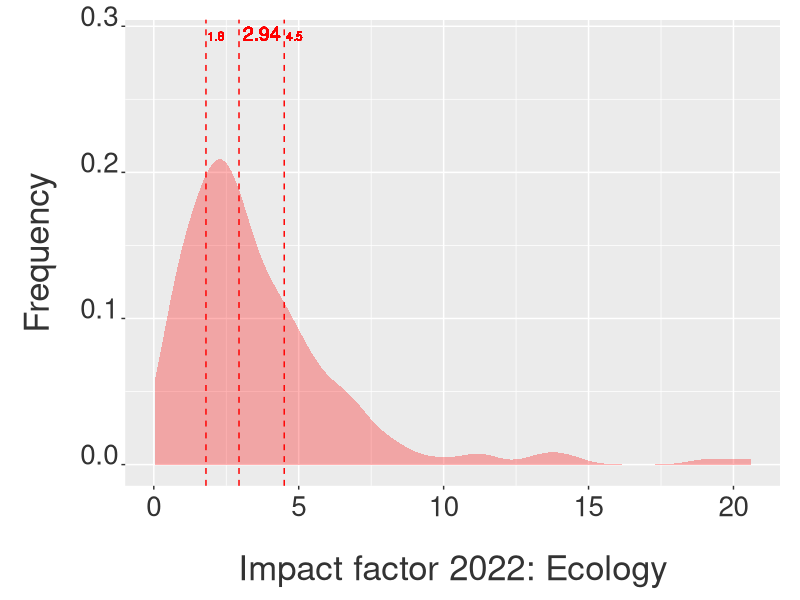
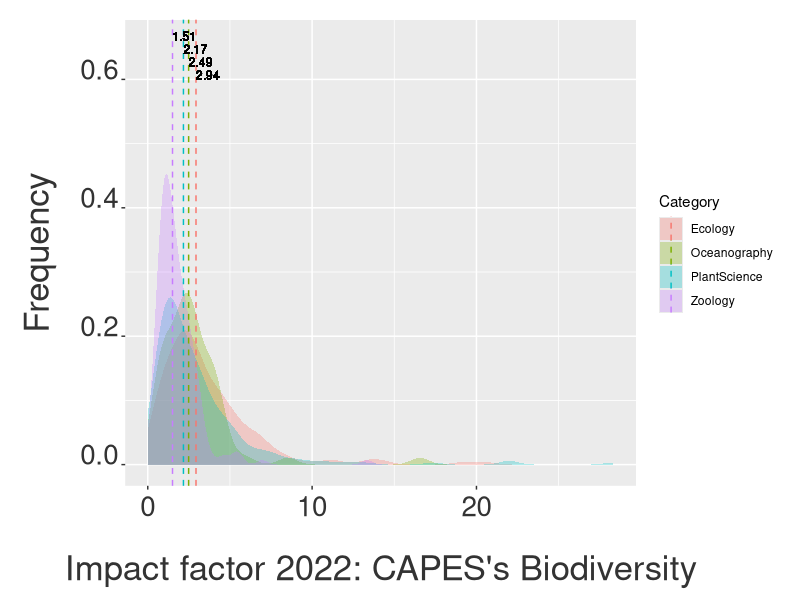

Generate these figures, in order, with R:
## ---- chunk 1
knitr::opts_chunk$set(echo = TRUE)

knitr::knit_hooks$set(inline = function(x) {
prettyNum(x, big.mark=",")
})
## ---- chunk 2
#setwd(dirname(rstudioapi::getActiveDocumentContext()$path))

## ---- chunk 3
rm(list= ls())
## ---- chunk 4
library(ggplot2)
library(plyr)
library(RColorBrewer)
library(reshape2)
library(tidyverse)
## ---- chunk 5
jcreco <- read.table("data/jcr ecology 2021.csv", sep=",", 
                 skip=2, fill=T, header=T, row.names=NULL,
                 na.strings = "N/A")
names(jcreco)[-ncol(jcreco)] <- names(jcreco)[-1]
jcreco <- jcreco[,-ncol(jcreco)]
jcreco <- jcreco[1:(nrow(jcreco)-2),]
jcreco$Total.Citations <- as.integer(gsub(",", "", jcreco$Total.Citations))
## ---- chunk 6
str(jcreco)
## ---- chunk 7
jcreco.med <- summarise(jcreco, 
                        IFmedian = median(X2021.JIF, na.rm = T))
eco.med = round(jcreco.med[1,1], digits = 2)

jcreco.qua1 <- summarise(jcreco, 
                         IFqua1 = quantile(X2021.JIF, na.rm = T))
eco.qua1 = round(jcreco.qua1[2,1], digits = 2)

jcreco.qua2 <- summarise(jcreco, 
                         IFqua2 = quantile(X2021.JIF, na.rm = T))
eco.qua2 = round(jcreco.qua2[4,1], digits = 2)

jcreco.min <- summarise(jcreco, 
                        IFmin = min(X2021.JIF, na.rm = T))
eco.min = round(jcreco.min[1,1], digits = 2)

jcreco.max <- summarise(jcreco, 
                        IFmax = max(X2021.JIF, na.rm = T))
eco.max = round(jcreco.max[1,1], digits = 2)

## ---- chunk 8
p1 <- ggplot(jcreco, aes(x=X2021.JIF)) +
  geom_density(color = F, fill = "red", alpha = 0.3, position = "identity") +
  xlab("Impact factor 2022: Ecology") + 
  ylab("Frequency") +
  theme(axis.text.x = element_text(colour="grey20",size=20,
                                   angle=0,hjust=.5,vjust=.5,face="plain"),
        axis.text.y = element_text(colour="grey20",size=20,
                                   angle=0,hjust=1,vjust=0,face="plain"),
        axis.title.x = element_text(colour="grey20",size=25,
                                    angle=0,hjust=.5,vjust=0,face="plain"),
        axis.title.y = element_text(colour="grey20",size=25,
                                    angle=90,hjust=.5,vjust=.5,face="plain")) +
  theme(plot.margin = unit(c(0.5,0.5,0.5,0.5),"cm")) +
  theme(axis.title.y=element_text(margin=margin(0,20,0,0)),
        axis.title.x=element_text(margin=margin(20,0,0,0))) +
  geom_vline(data=jcreco.med, aes(xintercept=eco.med),
             linetype="dashed", size=0.5, color = "red") +
  geom_text(aes(eco.med, 0.29, label = eco.med, angle = 0, 
                hjust = -0.1, vjust = 0), size = 5, color = "red") +
  geom_vline(data=jcreco.qua1, aes(xintercept=eco.qua1),
             linetype="dashed", size=0.5, color = "red") +
  geom_text(aes(eco.qua1, 0.29, label = eco.qua1, angle = 0, 
                hjust = -0.1, vjust = 0), size = 3, color = "red") +
  geom_vline(data=jcreco.qua1, aes(xintercept=eco.qua2),
             linetype="dashed", size=0.5, color = "red") +
  geom_text(aes(eco.qua2, 0.29, label = eco.qua2, angle = 0,
                hjust = -0.1, vjust = 0), size = 3, color = "red")

p1
## ---- chunk 9
str(jcreco)
## ---- chunk 10
jcroce <- read.table("data/jcr oceanography 2021.csv", sep=",", 
                     skip=2, fill=T, header=T, row.names=NULL,
                     na.strings = "N/A")
names(jcroce)[-ncol(jcroce)] <- names(jcroce)[-1]
jcroce <- jcroce[,-ncol(jcroce)]
jcroce <- jcroce[1:(nrow(jcroce)-2),]
jcroce$Total.Citations <- as.integer(gsub(",", "", jcroce$Total.Citations))


jcrpla <- read.table("data/jcr plant sciences 2021.csv", sep=",", 
                     skip=2, fill=T, header=T, row.names=NULL,
                     na.strings = "N/A")
names(jcrpla)[-ncol(jcrpla)] <- names(jcrpla)[-1]
jcrpla <- jcrpla[,-ncol(jcrpla)]
jcrpla <- jcrpla[1:(nrow(jcrpla)-2),]
jcrpla$Total.Citations <- as.integer(gsub(",", "", jcrpla$Total.Citations))


jcrzoo <- read.table("data/jcr zoology 2021.csv", sep=",", 
                     skip=2, fill=T, header=T, row.names=NULL,
                     na.strings = "N/A")
names(jcrzoo)[-ncol(jcrzoo)] <- names(jcrzoo)[-1]
jcrzoo <- jcrzoo[,-ncol(jcrzoo)]
jcrzoo <- jcrzoo[1:(nrow(jcrzoo)-2),]
jcrzoo$Total.Citations <- as.integer(gsub(",", "", jcrzoo$Total.Citations))
## ---- chunk 11
jcrbio <- rbind(jcreco, jcroce[1:nrow(jcroce),], 
                jcrpla[1:nrow(jcrpla),], jcrzoo[1:nrow(jcrzoo),])
## ---- chunk 12
str(jcrbio)
## ---- chunk 13
jcrbio$Category <- c(replicate(nrow(jcreco), "Ecology"), 
                     replicate(nrow(jcroce), "Oceanography"), 
                     replicate(nrow(jcrpla), "PlantScience"), 
                     replicate(nrow(jcrzoo), "Zoology"))
## ---- chunk 14
jcrbio.med <- ddply(jcrbio, "Category", summarise, 
                    IFmedian = median(X2021.JIF, na.rm = T))
bio.med <- summarise(jcrbio, 
                        IFmedian = median(X2021.JIF, na.rm = T))
bio.med = round(bio.med, digits = 2)

jcrbio.qua1 <- summarise(jcrbio, 
                         IFqua1 = quantile(X2021.JIF, na.rm = T))
bio.qua1 = round(jcrbio.qua1[2,1], digits = 2)

jcrbio.qua2 <- summarise(jcrbio, 
                         IFqua2 = quantile(X2021.JIF, na.rm = T))
bio.qua2 = round(jcrbio.qua2[4,1], digits = 2)

jcrbio.min <- summarise(jcrbio, 
                        IFmin = min(X2021.JIF, na.rm = T))
bio.min = round(jcrbio.min[1,1], digits = 2)

jcrbio.max <- summarise(jcrbio, 
                        IFmax = max(X2021.JIF, na.rm = T))
bio.max = round(jcrbio.max[1,1], digits = 2)
## ---- chunk 15
eco.med = round(jcrbio.med[1,2], digits = 2)
oce.med = round(jcrbio.med[2,2], digits = 2)
pla.med = round(jcrbio.med[3,2], digits = 2)
zoo.med = round(jcrbio.med[4,2], digits = 2)
## ---- chunk 16
p2 = ggplot(jcrbio, aes(x=X2021.JIF, fill=Category)) +
  geom_density(alpha=.3, position="identity", color = F) +
  xlab("Impact factor 2022: CAPES's Biodiversity") + 
  ylab("Frequency") +
  theme(axis.text.x = element_text(colour="grey20",size=20,angle=0,
                                   hjust=.5,vjust=.5,face="plain"),
        axis.text.y = element_text(colour="grey20",size=20,angle=0,
                                   hjust=1,vjust=0,face="plain"),
        axis.title.x = element_text(colour="grey20",size=25,angle=0,
                                    hjust=.5,vjust=0,face="plain"),
        axis.title.y = element_text(colour="grey20",size=25,angle=90,
                                    hjust=.5,vjust=.5,face="plain")) +
  theme(plot.margin = unit(c(0.5,0.5,0.5,0.5),"cm")) +
  theme(axis.title.y=element_text(margin=margin(0,20,0,0)),
        axis.title.x=element_text(margin=margin(20,0,0,0))) +
  geom_vline(data=jcrbio.med, aes(xintercept=IFmedian,  colour=Category),
             linetype="dashed", size=0.5) +
  geom_text(aes(eco.med, 0.60, label = eco.med, angle = 0, 
                hjust = 0, vjust = 0), size = 3) +
  geom_text(aes(oce.med, 0.62, label = oce.med, angle = 0, 
                hjust = 0, vjust = 0), size = 3) +
  geom_text(aes(pla.med, 0.64, label = pla.med, angle = 0, 
                hjust = 0, vjust = 0), size = 3) +
  geom_text(aes(zoo.med, 0.66, label = zoo.med, angle = 0, 
                hjust = 0, vjust = 0), size = 3)

p2
